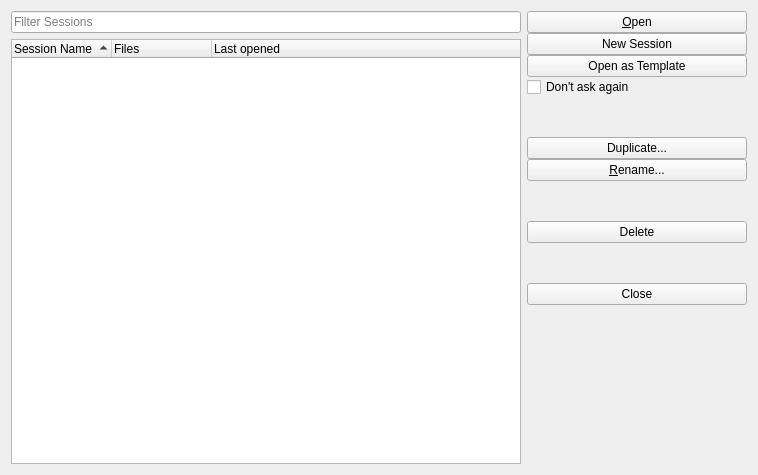
<?xml version="1.0" encoding="UTF-8"?>
<ui version="4.0">
 <class>KateSessionManageDialogUi</class>
 <widget class="QWidget" name="KateSessionManageDialogUi">
  <property name="geometry">
   <rect>
    <x>0</x>
    <y>0</y>
    <width>758</width>
    <height>475</height>
   </rect>
  </property>
  <layout class="QHBoxLayout" name="horizontalLayout_2" stretch="1,0">
   <item>
    <layout class="QVBoxLayout" name="verticalLayout_3">
     <item>
      <layout class="QHBoxLayout" name="horizontalLayout">
       <item>
        <widget class="QLineEdit" name="m_filterBox">
         <property name="sizePolicy">
          <sizepolicy hsizetype="Expanding" vsizetype="Fixed">
           <horstretch>1</horstretch>
           <verstretch>0</verstretch>
          </sizepolicy>
         </property>
         <property name="text">
          <string/>
         </property>
         <property name="placeholderText">
          <string>Filter Sessions</string>
         </property>
         <property name="clearButtonEnabled">
          <bool>true</bool>
         </property>
        </widget>
       </item>
      </layout>
     </item>
     <item>
      <widget class="QTreeWidget" name="m_sessionList">
       <property name="rootIsDecorated">
        <bool>false</bool>
       </property>
       <property name="itemsExpandable">
        <bool>false</bool>
       </property>
       <property name="sortingEnabled">
        <bool>true</bool>
       </property>
       <property name="allColumnsShowFocus">
        <bool>true</bool>
       </property>
       <column>
        <property name="text">
         <string>Session Name</string>
        </property>
       </column>
       <column>
        <property name="text">
         <string extracomment="The number of open documents">Files</string>
        </property>
        <property name="textAlignment">
         <set>AlignLeading|AlignVCenter</set>
        </property>
       </column>
       <column>
        <property name="text">
         <string>Last opened</string>
        </property>
       </column>
      </widget>
     </item>
    </layout>
   </item>
   <item>
    <layout class="QVBoxLayout" name="verticalLayout_2">
     <property name="spacing">
      <number>0</number>
     </property>
     <item>
      <layout class="QVBoxLayout" name="verticalLayout" stretch="0,0,0,0">
       <item>
        <layout class="QVBoxLayout" name="verticalLayout_4">
         <item>
          <widget class="QPushButton" name="m_openButton">
           <property name="text">
            <string>&amp;Open</string>
           </property>
           <property name="icon">
            <iconset theme="document-open">
             <normaloff>.</normaloff>.</iconset>
           </property>
          </widget>
         </item>
         <item>
          <widget class="QPushButton" name="m_newButton">
           <property name="text">
            <string>New Session</string>
           </property>
           <property name="icon">
            <iconset theme="list-add"/>
           </property>
          </widget>
         </item>
         <item>
          <widget class="QPushButton" name="m_templateButton">
           <property name="text">
            <string>Open as Template</string>
           </property>
          </widget>
         </item>
         <item>
          <widget class="QCheckBox" name="m_dontAskCheckBox">
           <property name="text">
            <string>Don't ask again</string>
           </property>
          </widget>
         </item>
         <item>
          <spacer name="verticalSpacer_7">
           <property name="orientation">
            <enum>Qt::Vertical</enum>
           </property>
           <property name="sizeHint" stdset="0">
            <size>
             <width>20</width>
             <height>40</height>
            </size>
           </property>
          </spacer>
         </item>
         <item>
          <widget class="QPushButton" name="m_copyButton">
           <property name="text">
            <string>Duplicate...</string>
           </property>
          </widget>
         </item>
         <item>
          <widget class="QPushButton" name="m_renameButton">
           <property name="text">
            <string>&amp;Rename...</string>
           </property>
          </widget>
         </item>
         <item>
          <spacer name="verticalSpacer_2">
           <property name="orientation">
            <enum>Qt::Vertical</enum>
           </property>
           <property name="sizeHint" stdset="0">
            <size>
             <width>20</width>
             <height>40</height>
            </size>
           </property>
          </spacer>
         </item>
         <item>
          <widget class="QPushButton" name="m_deleteButton">
           <property name="text">
            <string>Delete</string>
           </property>
          </widget>
         </item>
        </layout>
       </item>
       <item>
        <spacer name="verticalSpacer">
         <property name="orientation">
          <enum>Qt::Vertical</enum>
         </property>
         <property name="sizeHint" stdset="0">
          <size>
           <width>20</width>
           <height>40</height>
          </size>
         </property>
        </spacer>
       </item>
       <item>
        <widget class="QPushButton" name="m_closeButton">
         <property name="text">
          <string>Close</string>
         </property>
        </widget>
       </item>
       <item>
        <spacer name="horizontalSpacer">
         <property name="orientation">
          <enum>Qt::Horizontal</enum>
         </property>
         <property name="sizeType">
          <enum>QSizePolicy::MinimumExpanding</enum>
         </property>
         <property name="sizeHint" stdset="0">
          <size>
           <width>220</width>
           <height>0</height>
          </size>
         </property>
        </spacer>
       </item>
      </layout>
     </item>
     <item>
      <spacer name="verticalSpacer_3">
       <property name="orientation">
        <enum>Qt::Vertical</enum>
       </property>
       <property name="sizeHint" stdset="0">
        <size>
         <width>20</width>
         <height>0</height>
        </size>
       </property>
      </spacer>
     </item>
    </layout>
   </item>
  </layout>
 </widget>
 <tabstops>
  <tabstop>m_newButton</tabstop>
  <tabstop>m_templateButton</tabstop>
  <tabstop>m_dontAskCheckBox</tabstop>
  <tabstop>m_copyButton</tabstop>
  <tabstop>m_renameButton</tabstop>
  <tabstop>m_deleteButton</tabstop>
  <tabstop>m_closeButton</tabstop>
  <tabstop>m_filterBox</tabstop>
  <tabstop>m_sessionList</tabstop>
  <tabstop>m_openButton</tabstop>
 </tabstops>
 <resources/>
 <connections/>
</ui>
